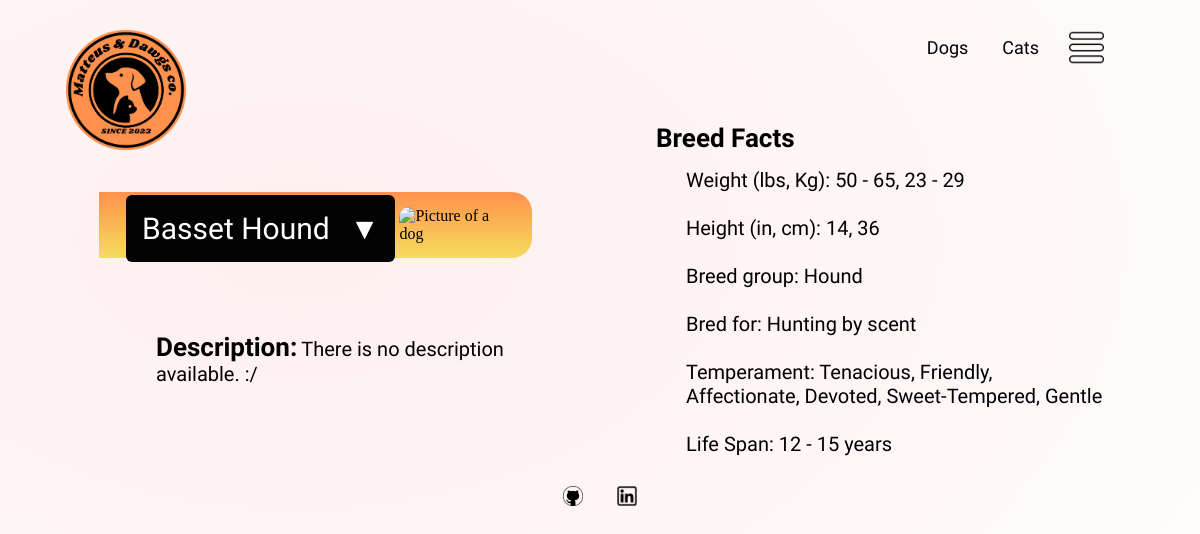
/animals/dogs/, run on the app's committed database.
### animals/models.py (models this page shows)
class DogModel(models.Model):
    weight = models.JSONField(default=dict)
    height = models.JSONField(default=dict)
    name = models.CharField(max_length=50, primary_key=True)
    description = models.CharField(max_length=500)
    country_code = models.CharField(max_length=6)
    bred_for = models.CharField(max_length=50)
    breed_group = models.CharField(max_length=50)
    life_span = models.CharField(max_length=20)
    history = models.CharField(max_length=500)
    temperament = models.CharField(max_length=500)
    origin = models.CharField(max_length=40)
    reference_image_id = models.CharField(max_length=100)
    image = models.JSONField(default=dict)

### animals/views.py (the view)
# urls.py: path('dogs/', views.dogs_request, name='default_dog'),
def dogs_request(request, name='Basset Hound'):
    dog = get_object_or_404(DogModel, name=name)
    all_dogs = DogModel.objects.all().values_list('name', flat=True)
    return render(request, 'dogs.html', {'dog': dog, 'names_list': all_dogs})

### animals/templates/dogs.html (shortened to what this page needs)
<!DOCTYPE html>
<html lang="en">
<head>
    {% load static %}
    <link rel="stylesheet" href="{% static 'css/styles.css' %}">
</head>
<body>
    <div class="container">
        <div class="navbar">
            <img src="{% static 'images/mad_logo_black.png' %}" id="logo_light" class="logo" alt="Brand logo: Matteus and Dawgs, in light mode">
            <nav>
                <ul>
                    <li><a href="{% url 'default_dog' %}">Dogs</a></li>
                    <li><a href="{% url 'default_cat' %}">Cats</a></li>
                </ul>
            </nav>
            <img src="{% static 'images/3.png' %}" class="menu_icon" id="menu_light" alt="dropdown menu selector light mode">
        </div>
        <div class="row_1">
            <div class="column_1">
                <div class="dropdown">
                    <button class="dropbtn">{{ dog.name }}</button>
                </div>
                {% if image != "N/A" %}
                    <div class="frame"><img src='{{ dog.image.url }}' style="max-width: 95%; height: auto; border-radius: 10px" alt="Picture of a dog"></div>
                {% else %}
                    <div class="frame"><img src='https://m.media-amazon.com/images/I/41Xcn9Q1f-L.jpg' alt="Image Not Found"></div>
                {% endif %}
                <div class="copy" id="description">
                    <span class="span_1">Description:</span>
                    {% if dog.description != "N/A" %}
                        <span class="span_2">{{ dog.description }}</span>
                    {% else %}
                        <span class="span_2">There is no description available. :/ </span>
                    {% endif %}
                </div>
            </div>
            <div class="column_2" style="align-items: center">
                <div class="copy" id="dog_facts1">
                    <h1 class="span_1" id="dogs_facts">Breed Facts</h1>
                    <div class="span_2" id="facts_content">
                        {% if dog.weight.imperial != "N/A" and dog.weight.metric != "N/A" %}Weight (lbs, Kg): {{ dog.weight.imperial }}, {{ dog.weight.metric }}<br><br/>{% endif %}
                        {% if dog.height.imperial != "N/A" and dog.height.metric != "N/A" %}Height (in, cm): {{ dog.height.imperial }}, {{ dog.height.metric }}<br><br/>{% endif %}
                        {% if dog.breed_group != "N/A" %}Breed group: {{ dog.breed_group }}<br><br/>{% endif %}
                        {% if dog.bred_for != "N/A" %}Bred for: {{ dog.bred_for }}<br><br/>{% endif %}
                        {% if dog.temperament != "N/A" %}Temperament: {{ dog.temperament }}<br><br/>{% endif %}
                        {% if dog.life_span != "N/A" %}Life Span: {{ dog.life_span }}<br><br/>{% endif %}
                    </div>
                </div>
            </div>
        </div>
        <div class="social_images">
            <a href="https://github.com/MatteusSchmidt" target="_blank">
                <img class="light_mode_social" src="{% static 'images/github.png' %}" alt="Github link Image in light mode">
            </a>
            <a href="https://www.linkedin.com/in/matteus-schmidt/" target="_blank">
                <img class="light_mode_social" src="{% static 'images/LinkedIn.png' %}" style="margin-left: 30px" alt="linkedIn link image in light mode">
            </a>
        </div>
    </div>
</body>
</html>

### animals/static/css/styles.css (style rules this page uses)
body { background: radial-gradient(ellipse at 25% 30%, #ffefef, white); }
* { margin: 0; padding: 0; }
a { text-decoration: none; color: #ff914d; }
.container { width: 100%; min-height: 100vh; padding-left: 8%; padding-right: 8%; box-sizing: border-box; overflow: hidden; }
.navbar { padding-top: 30px; padding-bottom: 30px; width: 100%; display: flex; align-items: center; position: relative; }
.logo { width: 120px; top: 0; left: -30px; cursor: pointer; margin: 30px 0; position: absolute; }
.menu_icon { width: 35px; cursor: pointer; }
nav { flex: 1; text-align: right; }
nav ul li { list-style: none; display: inline-block; margin-right: 30px; }
li a { text-decoration: none; color: #000; font-size: 18px; font-family: 'Shrikhand', serif; }
.row_1 { display: flex; justify-content: space-between; margin: 50px 0 100px; position: relative; }
.column_1 { flex-basis: 45%; position: relative; margin-left: 30px; min-width: 450px; }
.column_2 { position: relative; flex-basis: 55%; display: flex; flex-direction: column; justify-content: left; margin-left: 50px; }
.frame { position: relative; display: inline-block; flex-basis: auto; }
.frame::before { content: ''; position: absolute; top: -15px; right: -15px; bottom: -15px; left: -300px; background: linear-gradient(#ff914d ,#f5dd5d); border-radius: 0 20px 20px 0; z-index: -1; }
.frame img { display: block; width: 95%; border-radius: 20px }
.span_1 { color: black; font-size: 26px; font-family: 'Raleway', sans-serif; font-weight: 700; word-wrap: break-word; }
.span_2 { color: black; font-size: 20px; font-family: 'Raleway', sans-serif; font-weight: 400; }
#facts_content { margin-top: 15px; margin-left: 30px; }
.copy { margin-left: 30px; margin-top: 30px; }
#dog_facts1 { margin-left: 30px; margin-top: 60px; position: absolute; top: 40%; transform: translateY(-50%); }
.dropbtn { background-color: #030303; color: white; padding: 16px; font-size: 30px; border: none; border-radius: 6px; cursor: pointer; font-family: 'Shrikhand', serif; }
.dropbtn:after { content: "\25BC"; display: inline-block; margin-left: 20px; color: white; }
.dropdown { position: relative; display: inline-block; margin-top: 50px; margin-bottom: 40px }
.social_images img { width: 20px; height: 20px; cursor: pointer; }
.social_images { text-align: center; margin-bottom: 50px; }
.light_mode_social { display: inline; }
#logo_light { display: block; }
#menu_light { display: block; }

### data on the page
DogModel: name "Basset Hound", weight.imperial "50 - 65", weight.metric "23 - 29", height.imperial "14", height.metric "36", breed_group "Hound", bred_for "Hunting by scent", temperament "Tenacious, Friendly, Affectionate, Devoted, Sweet-Tempered, Gentle", life_span "12 - 15 years"
